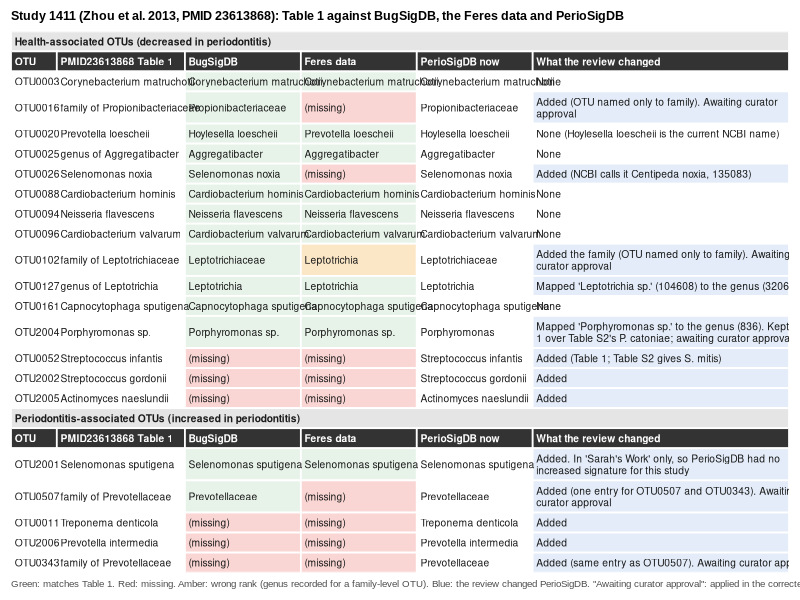

Source code (R):
# Study 1411 (Zhou 2013, PMID 23613868): the paper's Table 1 against BugSigDB, the curators' data and PerioSigDB
# after the taxa review, with what the review changed. The first four columns are output/PMID23613868.xlsx.
#
# usage: Rscript scripts/llm_annotation/study_1411_table.R
# writes output/llm_annotation/taxa_review/study_1411_comparison.png

suppressPackageStartupMessages({
  library(dplyr)
  library(tidyr)
  library(ggplot2)
  library(stringr)
})

# status of each source against Table 1: ok, missing, wrong (wrong rank or name)
rows <- tribble(
  ~group, ~otu, ~paper, ~bugsigdb, ~bsdb_status, ~feres, ~feres_status, ~now, ~change,
  "health", "OTU0003", "Corynebacterium matruchotii", "Corynebacterium matruchotii", "ok", "Corynebacterium matruchotii", "ok",
  "Corynebacterium matruchotii", "None",
  "health", "OTU0016", "family of Propionibacteriaceae", "Propionibacteriaceae", "ok", "", "missing",
  "Propionibacteriaceae", "Added (OTU named only to family). Awaiting curator approval",
  "health", "OTU0020", "Prevotella loescheii", "Hoylesella loescheii", "ok", "Prevotella loescheii", "ok",
  "Hoylesella loescheii", "None (Hoylesella loescheii is the current NCBI name)",
  "health", "OTU0025", "genus of Aggregatibacter", "Aggregatibacter", "ok", "Aggregatibacter", "ok",
  "Aggregatibacter", "None",
  "health", "OTU0026", "Selenomonas noxia", "Selenomonas noxia", "ok", "", "missing",
  "Selenomonas noxia", "Added (NCBI calls it Centipeda noxia, 135083)",
  "health", "OTU0088", "Cardiobacterium hominis", "Cardiobacterium hominis", "ok", "Cardiobacterium hominis", "ok",
  "Cardiobacterium hominis", "None",
  "health", "OTU0094", "Neisseria flavescens", "Neisseria flavescens", "ok", "Neisseria flavescens", "ok",
  "Neisseria flavescens", "None",
  "health", "OTU0096", "Cardiobacterium valvarum", "Cardiobacterium valvarum", "ok", "Cardiobacterium valvarum", "ok",
  "Cardiobacterium valvarum", "None",
  "health", "OTU0102", "family of Leptotrichiaceae", "Leptotrichiaceae", "ok", "Leptotrichia", "wrong",
  "Leptotrichiaceae", "Added the family (OTU named only to family). Awaiting curator approval",
  "health", "OTU0127", "genus of Leptotrichia", "Leptotrichia", "ok", "Leptotrichia", "ok",
  "Leptotrichia", "Mapped 'Leptotrichia sp.' (104608) to the genus (32067)",
  "health", "OTU0161", "Capnocytophaga sputigena", "Capnocytophaga sputigena", "ok", "Capnocytophaga sputigena", "ok",
  "Capnocytophaga sputigena", "None",
  "health", "OTU2004", "Porphyromonas sp.", "Porphyromonas sp.", "ok", "Porphyromonas sp.", "ok",
  "Porphyromonas", "Mapped 'Porphyromonas sp.' to the genus (836). Kept Table 1 over Table S2's P. catoniae; awaiting curator approval",
  "health", "OTU0052", "Streptococcus infantis", "", "missing", "", "missing",
  "Streptococcus infantis", "Added (Table 1; Table S2 gives S. mitis)",
  "health", "OTU2002", "Streptococcus gordonii", "", "missing", "", "missing",
  "Streptococcus gordonii", "Added",
  "health", "OTU2005", "Actinomyces naeslundii", "", "missing", "", "missing",
  "Actinomyces naeslundii", "Added",
  "perio", "OTU2001", "Selenomonas sputigena", "Selenomonas sputigena", "ok", "Selenomonas sputigena", "ok",
  "Selenomonas sputigena", "Added. In 'Sarah's Work' only, so PerioSigDB had no increased signature for this study",
  "perio", "OTU0507", "family of Prevotellaceae", "Prevotellaceae", "ok", "", "missing",
  "Prevotellaceae", "Added (one entry for OTU0507 and OTU0343). Awaiting curator approval",
  "perio", "OTU0011", "Treponema denticola", "", "missing", "", "missing",
  "Treponema denticola", "Added",
  "perio", "OTU2006", "Prevotella intermedia", "", "missing", "", "missing",
  "Prevotella intermedia", "Added",
  "perio", "OTU0343", "family of Prevotellaceae", "", "missing", "", "missing",
  "Prevotellaceae", "Added (same entry as OTU0507). Awaiting curator approval"
)

COLS <- c(otu = "OTU", paper = "PMID23613868 Table 1", bugsigdb = "BugSigDB", feres = "Feres data",
          now = "PerioSigDB now", change = "What the review changed")
WIDTHS <- c(otu = 0.75, paper = 2.1, bugsigdb = 1.9, feres = 1.9, now = 1.9, change = 4.2)
WRAP <- c(otu = 10, paper = 30, bugsigdb = 28, feres = 28, now = 28, change = 58)
FILL <- c(ok = "#e7f3e9", missing = "#f9d5d3", wrong = "#fbe7c6", none = "white", changed = "#e3ecf8",
          header = "grey20", group = "grey90")

# one block per group: a group title row, the header row, then the OTUs
blocks <- rows |>
  mutate(now_status = "none",
         change_status = if_else(change == "None" | str_starts(change, "None "), "none", "changed"),
         paper_status = "none", otu_status = "none") |>
  mutate(id = row_number())
group_titles <- c(health = "Health-associated OTUs (decreased in periodontitis)",
                  perio = "Periodontitis-associated OTUs (increased in periodontitis)")

lines <- list(); y <- 0
for (g in names(group_titles)) {
  y <- y + 1
  lines[[length(lines) + 1]] <- tibble(y = y, col = "otu", text = group_titles[[g]], fill = "group", kind = "group")
  y <- y + 1
  lines[[length(lines) + 1]] <- tibble(y = y, col = names(COLS), text = unname(COLS), fill = "header", kind = "header")
  for (i in which(blocks$group == g)) {
    r <- blocks[i, ]
    y <- y + 1
    lines[[length(lines) + 1]] <- tibble(
      y = y, col = names(COLS),
      text = c(r$otu, r$paper, if (r$bugsigdb == "") "(missing)" else r$bugsigdb,
               if (r$feres == "") "(missing)" else r$feres, r$now, r$change),
      fill = c("none", "none", r$bsdb_status, r$feres_status, "none", r$change_status), kind = "cell")
  }
}
cells <- bind_rows(lines)

x_right <- cumsum(WIDTHS); x_left <- x_right - WIDTHS
cells <- cells |>
  mutate(x0 = unname(x_left[col]), x1 = unname(x_right[col]),
         x1 = if_else(kind == "group", max(x_right), x1),
         label = if_else(kind == "group", text, purrr::map2_chr(text, unname(WRAP[col]), str_wrap)),
         lines = str_count(label, "\n") + 1)
# row heights follow the longest wrapped cell
heights <- cells |> summarise(h = max(lines) * 0.34 + 0.22, .by = y) |> arrange(y) |>
  mutate(top = -lag(cumsum(h), default = 0), bottom = top - h)
cells <- left_join(cells, heights, by = "y")

p <- ggplot(cells) +
  geom_rect(aes(xmin = x0, xmax = x1, ymin = bottom, ymax = top, fill = fill), colour = "white", linewidth = 0.6) +
  geom_text(aes(x = x0 + 0.06, y = (top + bottom) / 2, label = label,
                colour = kind == "header", fontface = ifelse(kind == "cell", "plain", "bold")),
            hjust = 0, vjust = 0.5, size = 2.6, lineheight = 0.95) +
  scale_fill_manual(values = FILL, guide = "none") +
  scale_colour_manual(values = c(`TRUE` = "white", `FALSE` = "grey10"), guide = "none") +
  coord_cartesian(expand = FALSE) +
  labs(title = "Study 1411 (Zhou et al. 2013, PMID 23613868): Table 1 against BugSigDB, the Feres data and PerioSigDB",
       caption = paste("Green: matches Table 1. Red: missing. Amber: wrong rank (genus recorded for a family-level OTU).",
                       "Blue: the review changed PerioSigDB.",
                       "\"Awaiting curator approval\": applied in the corrected build, listed in corrections_for_curators.xlsx.")) +
  theme_void(base_family = "Arial") +
  theme(plot.title = element_text(face = "bold", size = 9, margin = margin(b = 6)),
        plot.caption = element_text(hjust = 0, size = 7, colour = "grey30", margin = margin(t = 6)),
        plot.margin = margin(8, 8, 8, 8), plot.background = element_rect(fill = "white", colour = NA))

out <- "output/llm_annotation/taxa_review/study_1411_comparison.png"
ggsave(out, p, width = sum(WIDTHS) * 0.98, height = -min(heights$bottom) * 0.33 + 0.8, dpi = 200, bg = "white")
message("wrote ", out)
